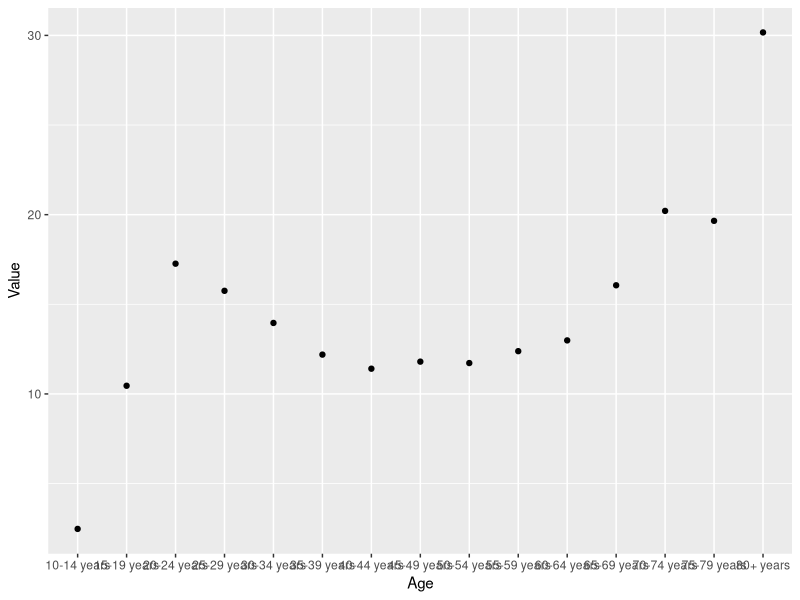
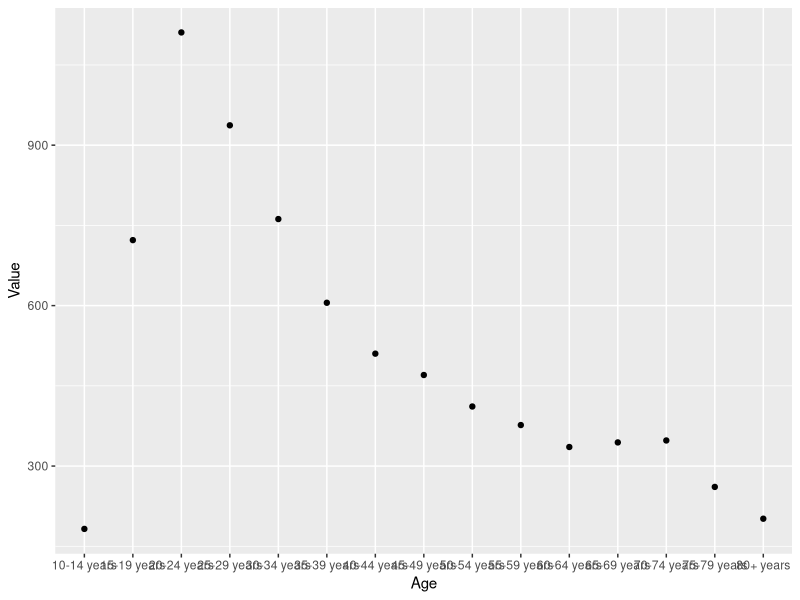
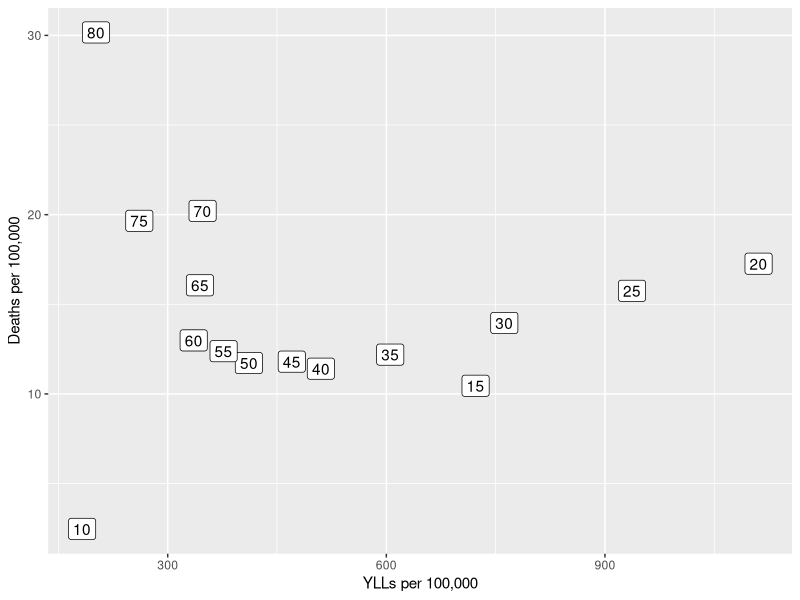

Reproduce these figures in R, in order.
# A brief look at self harm data, downloaded from http://ihmeuw.org/3zn8
# Make sure to *clearly label* all charts and files you create

# Set up
# Set working directory using the Session menu
library(dplyr)
library(tidyverse)
library(ggplot2)

home.dir<-"/homes/katburk/repos/iSchool/wb-1-katburk/ylls/"

getwd()
# Load data
self_harm_data <- read.csv("data/prepped/self-harm.csv")
View(self_harm_data)

# Deal with string age-groups
self_harm_data <- self_harm_data %>%
  filter(Value > 0) %>%
  mutate(age_group = substr(Age, 1, 2))

###########################################################################
### Create a plot of the death rate (deaths per 100K) in each age-group ###
###########################################################################

# Filter the data (to only the death rate rows)
death_rate <- self_harm_data %>% 
  filter(Measure == "Deaths per 100,000")
# Create the chart (age on X axis, death rate on Y axis)
 ggplot(data = death_rate, aes(x = Age, y = Value)) +
  geom_point(stat = "identity")
# Save you chart to the `charts/` folder for grading

#######################################################################
### Create a plot of the yll rate (ylls per 100K) in each age-group ###
#######################################################################

# Filter the data (to only the ylls rate rows)
yll_rate <- self_harm_data %>% 
  filter(Measure == "YLLs per 100,000")
# Create the chart (age on X axis, death rate on Y axis)
ggplot(data = yll_rate, aes(x = Age, y = Value)) +
  geom_point(stat = "identity")
  
# Save you chart to the `charts/` folder for grading

###########################################################################
### Create a plot of comparing the YLL rate to the Death Rate (scatter) ###
###########################################################################

# Reshape (e.g., `spread()`) your data to have separate column for each metric
df <- spread(self_harm_data[-c(8,9)], Measure, Value)

# Create a scatter plot of the YLL rate v.s. the death rate
# Label the age of each point
ggplot(df, aes(x=`YLLs per 100,000`, y=`Deaths per 100,000`)) +
  geom_label(label=df$age_group)
  
# Save you chart to the `charts/` folder for grading
